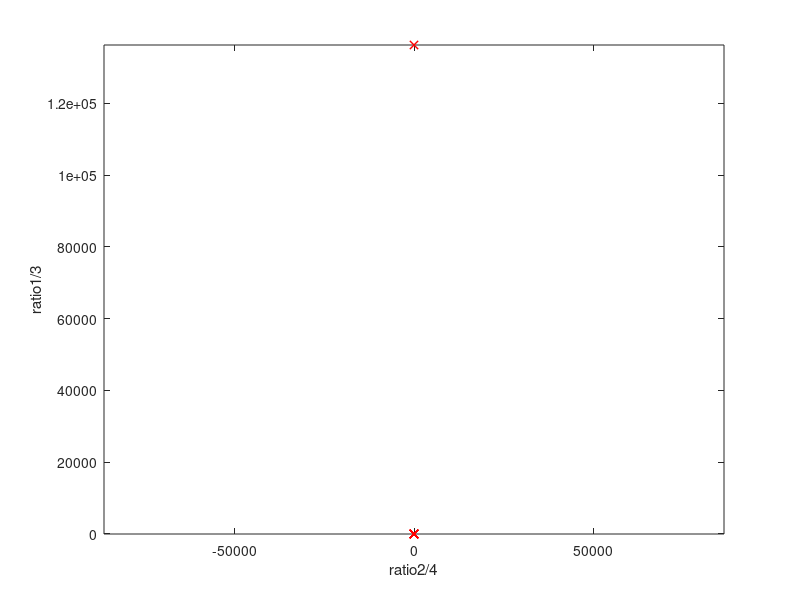

Reproduce this figure in MATLAB. (Note: this script raises an error after producing the figure.)
% analyse data from brute force csv:

%x,y,x2,y2,Fx,Fy,Fx2,Fy2
%binit(4), info(1), current(4), error(4)
%10,10,-10,-10,-1,0,-1,0

clear all
close all
data = csvread('datafile.csv',3,0);

binit = data(:,1:4);
info = data(:,5);
current = data(:,6:9);
error = data(:,10:end);
sumerror = sum(error,2);

% check for valid solutions
valididx = sumerror < 1e-15;

uniquecurrent = unique(current(valididx,:),'rows');

ratio13 = uniquecurrent(:,1)./uniquecurrent(:,3);
ratio24 = uniquecurrent(:,2)./uniquecurrent(:,4);

%% plot
plot(ratio24,ratio13,'xr')
axis equal
xlabel('ratio2/4')
ylabel('ratio1/3')

%% idx of max I1/I3:
sortratio13 = sort(unique(ratio13),1,'ascend');
uniqueidxmax13 = find(max(abs(ratio13))==abs(ratio13));
countunique = zeros(size(uniquecurrent,1),1);
for i=1:size(uniquecurrent,1)
    countunique(i) = sum((sum(bsxfun(@eq,current,uniquecurrent(i,:)),2) == 4));
    
    
end
sortratio13 = sort(ratio13,1,'ascend');
disp('Max ratio I1/I3')
currentmax13 = uniquecurrent(uniqueidxmax13,:)

% find which initial values lead to this soln:
for i = 1:size(currentmax13,1)
    %idxmax13 = find(sum(current == currentmax13(1,:),2) == 4);
    idxmax13 = find(sum(bsxfun(@eq,current,currentmax13(i,:)),2) == 4);
    
    disp('Initial current')
    binit(idxmax13,:)
    disp('Solution')
    current(idxmax13,:)
end

%% idx of max I1/I3:
disp('Next smallest ratio 13')
uniqueidxmax13 = find(abs(sortratio13(3))==abs(ratio13));
sortratio13 = sort(ratio13,1,'ascend');
disp('Ratio I1/I3')
sortratio13(3)
uniqueidxmax13 = 205;
currentmax13 = uniquecurrent(uniqueidxmax13,:)

% find which initial values lead to this soln:
for i = 1:size(currentmax13,1)
    %idxmax13 = find(sum(current == currentmax13(1,:),2) == 4);
    idxmax13 = find(sum(bsxfun(@eq,current,currentmax13(i,:)),2) == 4);
    
    disp('Initial current')
    binit(idxmax13,:)
    disp('Solution')
    %current(idxmax13,:)
end



